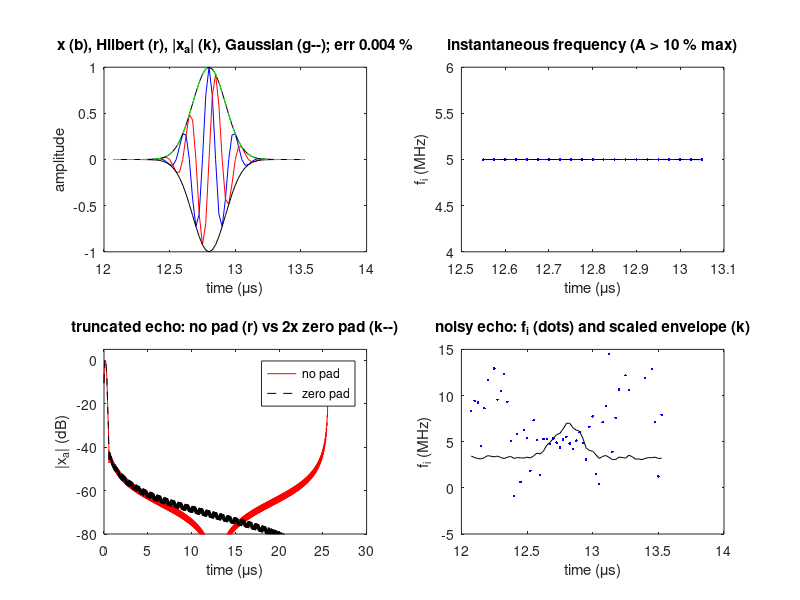

This figure's MATLAB source:
%% m08_analytic_signal.m  -  FFT-based analytic signal of an RF echo
% Purpose : build the analytic signal x_a = x + j*H{x} with an FFT mask
%           (no hilbert()), then take envelope |x_a|, instantaneous phase
%           and instantaneous frequency of a Gaussian-modulated RF echo.
%           Compares the envelope with the true Gaussian envelope, checks the
%           mean-frequency identity, and shows three failure modes:
%           Bedrosian (low f0, very broadband), circular edge wrap, and
%           instantaneous-frequency spikes where the envelope is small.
% Change  : f0, bw (fractional -6 dB bandwidth), t0 (echo position), noise.
% Expect  : envelope rms error ~0.00 % at 5 MHz / 60 %; ~2.5 % of the lobe
%           below 0 Hz at 2 MHz / 120 % (envelope error of a few %);
%           A^2-weighted mean f_i = spectral centroid; truncated echo leaks
%           energy to the far end of the record.
clear; close all; rng(1);

%% Parameters
fs  = 40;            % sampling rate (MHz = samples per us)
N   = 1024;          % record length (samples) -> 25.6 us
t   = (0:N-1)'/fs;   % time (us)
f0  = 5;             % center frequency (MHz)
bw  = 0.60;          % -6 dB fractional bandwidth of the amplitude spectrum
t0  = 12.8;          % echo center (us)

sigf = bw*f0/(2*sqrt(2*log(2)));   % std of Gaussian amplitude spectrum (MHz)
sigt = 1/(2*pi*sigf);              % std of Gaussian envelope (us)

% FFT analytic-signal mask: DC and Nyquist x1, positive bins x2, negative x0
h = zeros(N,1); h(1) = 1; h(2:N/2) = 2; h(N/2+1) = 1;
analytic = @(x) ifft(fft(x).*h);   % works column-wise on an N-row matrix

% Gaussian-modulated echo and its true envelope
echo = @(f0_, sigt_, tc) exp(-(t-tc).^2/(2*sigt_^2)).*cos(2*pi*f0_*(t-tc));
genv = @(sigt_, tc) exp(-(t-tc).^2/(2*sigt_^2));

%% 1. Envelope, phase, instantaneous frequency of a clean echo
x   = echo(f0, sigt, t0);
xa  = analytic(x);
A   = abs(xa);                          % envelope
phi = unwrap(angle(xa));                % instantaneous phase (rad)
fi  = [diff(phi); NaN]*fs/(2*pi);       % instantaneous frequency (MHz)
tr  = genv(sigt, t0);

m   = tr > 0.01;
errEnv = 100*sqrt(sum((A(m)-tr(m)).^2)/sum(tr(m).^2));
fprintf('Re{x_a} - x max abs        = %.2e (should be ~1e-16)\n', max(abs(real(xa)-x)));
fprintf('Envelope rms error (5 MHz, 60 %%)  = %.4f %%\n', errEnv);

% Mean-frequency identity: A^2-weighted f_i  vs  centroid of |X_a|^2
w   = A(1:end-1).*A(2:end);
fiW = sum(w.*fi(1:end-1))/sum(w);
Xa  = fft(xa); fk = (0:N-1)'*fs/N; pos = 1:N/2;
fC  = sum(fk(pos).*abs(Xa(pos)).^2)/sum(abs(Xa(pos)).^2);
fprintf('A^2-weighted mean f_i       = %.4f MHz\n', fiW);
fprintf('Centroid of |X_a(f)|^2      = %.4f MHz\n', fC);
fprintf('Theory (Gaussian, no clip)  = %.4f MHz\n', f0);

%% 2. Bedrosian: low f0, very broadband pulse
f0b = 2; bwb = 1.2; sigfb = bwb*f0b/(2*sqrt(2*log(2))); sigtb = 1/(2*pi*sigfb);
xb  = echo(f0b, sigtb, t0); Ab = abs(analytic(xb)); trb = genv(sigtb, t0);
mb  = trb > 0.01;
errB = 100*sqrt(sum((Ab(mb)-trb(mb)).^2)/sum(trb(mb).^2));
spill = 0.5*erfc(f0b/sigfb/sqrt(2));      % Phi(-f0/sigma_f)
fprintf('\n2 MHz, 120 %%: sigma_f = %.3f MHz, f0/sigma_f = %.2f\n', sigfb, f0b/sigfb);
fprintf('  lobe fraction below 0 Hz   = %.2f %%\n', 100*spill);
fprintf('  envelope rms error         = %.2f %%\n', errB);

%% 3. Circular edge artifact: echo cut by the start of the record
tE  = 0.15;                              % echo center near the record start (us)
xe  = echo(f0, sigt, tE); Ae = abs(analytic(xe));
xe0 = [xe; zeros(N,1)];                  % same echo, zero-padded to 2N
h2  = zeros(2*N,1); h2(1) = 1; h2(2:N) = 2; h2(N+1) = 1;
Ae0 = abs(ifft(fft(xe0).*h2)); Ae0 = Ae0(1:N);
tail = t > t(end) - 0.5;                 % last 0.5 us of the record
fprintf('\nTruncated echo at %.2f us: max |x_a| in last 0.5 us = %.3f (no pad)\n', tE, max(Ae(tail)));
fprintf('                              with 2x zero pad   = %.3f\n', max(Ae0(tail)));

%% 4. Noise: instantaneous frequency is erratic where the envelope is small
xn  = x + 0.05*randn(N,1);
xan = analytic(xn); An = abs(xan);
fin = angle(xan(2:end).*conj(xan(1:end-1)))*fs/(2*pi);   % no unwrap needed
wn  = An(1:end-1).*An(2:end);
win = abs(t(1:end-1) - t0) < 3*sigt;                     % echo window, +-3 sigma_t
strong = An(1:end-1) > 0.5*max(An);
weak   = An(1:end-1) < 0.1*max(An);
fprintf('\nNoise 5 %% of peak:\n');
fprintf('  std f_i where A > 50 %% max = %.2f MHz\n', std(fin(strong)));
fprintf('  std f_i where A < 10 %% max = %.2f MHz\n', std(fin(weak)));
fprintf('  A^2-weighted mean f_i, echo window = %.3f MHz (clean: %.3f)\n', sum(wn(win).*fin(win))/sum(wn(win)), fiW);
fprintf('  unweighted mean f_i, echo window   = %.3f MHz\n', mean(fin(win)));

%% Figures
figure('Position', [100 100 900 650]);
zw = abs(t - t0) < 6*sigt;
subplot(2,2,1);
plot(t(zw), x(zw), 'b', t(zw), imag(xa(zw)), 'r', t(zw), A(zw), 'k', t(zw), -A(zw), 'k', ...
     t(zw), tr(zw), 'g--');
xlabel('time (\mus)'); ylabel('amplitude');
title(sprintf('x (b), Hilbert (r), |x_a| (k), Gaussian (g--); err %.3f %%', errEnv));
subplot(2,2,2);
fz = zw & A > 0.1*max(A);
plot(t(fz), fi(fz), 'b.-'); hold on; plot(t(fz), f0+0*t(fz), 'k--');
xlabel('time (\mus)'); ylabel('f_i (MHz)'); title('instantaneous frequency (A > 10 % max)');
ylim([f0-1 f0+1]);
subplot(2,2,3);
plot(t, 20*log10(Ae+1e-12), 'r', t, 20*log10(Ae0+1e-12), 'k--'); ylim([-80 5]);
xlabel('time (\mus)'); ylabel('|x_a| (dB)');
title('truncated echo: no pad (r) vs 2x zero pad (k--)'); legend('no pad', 'zero pad');
subplot(2,2,4);
plot(t(zw), fin(min(find(zw), N-1)), 'b.'); hold on;
plot(t(zw), An(zw)/max(An)*4 + f0 - 2, 'k');
xlabel('time (\mus)'); ylabel('f_i (MHz)'); ylim([-5 15]);
title('noisy echo: f_i (dots) and scaled envelope (k)');
